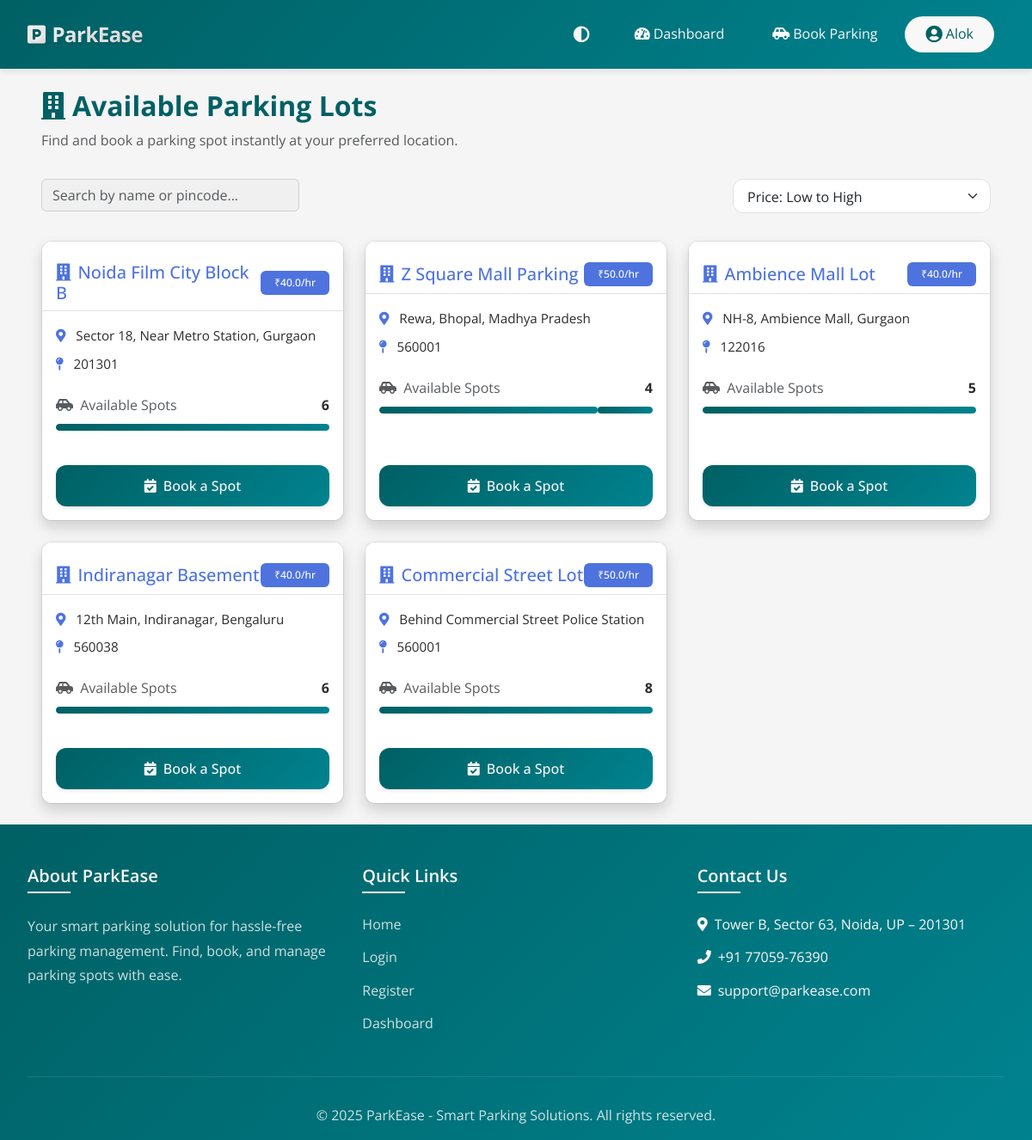
/user/parking_lots (signed in), run on the app's committed database.
### models.py (models this page shows, shortened)
class User(UserMixin, db.Model):
    __tablename__ = 'users'
    id = db.Column(db.Integer, primary_key=True)
    email = db.Column(db.String(120), unique=True, nullable=False)
    password_hash = db.Column(db.String(128))
    name = db.Column(db.String(100), nullable=False)
    address = db.Column(db.String(200), nullable=False)
    pincode = db.Column(db.String(10), nullable=False)
    created_at = db.Column(db.DateTime, default=datetime.utcnow)
    user_type = db.Column(db.String(20), default='user')
    reservations = db.relationship('Reservation', backref='user', lazy=True)

class ParkingLot(db.Model):
    __tablename__ = 'parking_lots'
    id = db.Column(db.Integer, primary_key=True)
    prime_location_name = db.Column(db.String(100), nullable=False)
    price = db.Column(db.Float, nullable=False)  # Price per hour
    address = db.Column(db.String(200), nullable=False)
    pincode = db.Column(db.Integer, nullable=False)
    max_spots = db.Column(db.Integer, nullable=False)
    created_at = db.Column(db.DateTime, default=datetime.utcnow)
    spots = db.relationship('ParkingSpot', backref='parking_lot', lazy=True, cascade='all, delete-orphan')

### routes/user/parking_lots.py (the view)
@user_bp.route('/parking_lots')
@login_required
def user_parking_lots():
    if session.get('user_type') != 'user':
        flash('Access denied', 'danger')
        return redirect(url_for('main.index'))
    parking_lots = ParkingLot.query.all()
    available_spots = {}
    available_spot_ids = {}
    for lot in parking_lots:
        spots = ParkingSpot.query.filter_by(lot_id=lot.id, status='A').all()
        available_spots[lot.id] = len(spots)
        available_spot_ids[lot.id] = [spot.id for spot in spots]
    return render_template('user_parking_lots.html', parking_lots=parking_lots, available_spots=available_spots, available_spot_ids=available_spot_ids)

### templates/user_parking_lots.html (shortened to what this page needs)
{% extends 'base.html' %}
{% block content %}
<div class="container-fluid px-4 px-md-5 py-4">
    <div class="row mb-3">
        <div class="col-12">
            <h2 class="fw-bold mb-2 dark-mode-text parking-lots-heading">
                <i class="fas fa-building me-2"></i>Available Parking Lots
            </h2>
            <p class="text-muted dark-mode-text parking-lots-subtext">Find and book a parking spot instantly at your preferred location.</p>
        </div>
    </div>
    <div class="row g-4" id="parkingLotsContainer">
        {% for lot in parking_lots %}
        <div class="col-12 col-md-6 col-lg-4 parking-lot-card">
            <div class="card bg-white dark-mode-card rounded shadow h-100">
                <div class="card-header bg-white dark-mode-card border-bottom pt-4 pb-2">
                    <div class="d-flex justify-content-between align-items-center">
                        <h5 class="mb-0 text-primary dark-mode-text parking-lot-name">
                            <i class="fas fa-building me-2"></i>{{ lot.prime_location_name }}
                    </h5>
                        <span class="badge bg-primary price-badge">₹{{ lot.price }}/hr</span>
                    </div>
                </div>
                <div class="card-body">
                    <div class="location-details mb-4">
                        <p class="mb-2 dark-mode-text">
                            <i class="fas fa-map-marker-alt text-primary me-2"></i>
                            <span class="location-text">{{ lot.address }}</span>
                        </p>
                        <p class="mb-0 dark-mode-text">
                            <i class="fas fa-map-pin text-primary me-2"></i>
                            <span class="pincode-text">{{ lot.pincode }}</span>
                        </p>
                    </div>
                    <div class="availability-section mb-4">
                        <div class="d-flex justify-content-between align-items-center mb-2">
                            <span class="text-muted dark-mode-text">
                                <i class="fas fa-car-side me-1"></i> Available Spots
                            </span>
                            <span class="fw-bold dark-mode-text">{{ available_spots[lot.id] }}</span>
                        </div>
                        <div class="availability-bar">
                            <div class="progress" style="height: 8px;">
                                {% set total_spots = 5 %}
                                {% set available_percentage = (available_spots[lot.id] / total_spots) * 100 %}
                                {% set unavailable_percentage = 100 - available_percentage %}
                                <div class="progress-bar bg-success" role="progressbar"
                                    style="width: {{ available_percentage }}%"
                                    aria-valuenow="{{ available_spots[lot.id] }}"
                                    aria-valuemin="0"
                                    aria-valuemax="{{ total_spots }}">
                                </div>
                                <div class="progress-bar bg-danger" role="progressbar"
                                    style="width: {{ unavailable_percentage }}%"
                                    aria-valuenow="{{ total_spots - available_spots[lot.id] }}"
                                    aria-valuemin="0"
                                    aria-valuemax="{{ total_spots }}">
                                </div>
                            </div>
                        </div>
                    </div>
                </div>
                <div class="card-footer bg-transparent border-top-0 pt-0 pb-3">
                    {% if available_spots[lot.id] > 0 %}
                    <button type="button" class="btn btn-primary w-100 lot-book-btn"
                        data-lot-id="{{ lot.id }}"
                        data-lot-name="{{ lot.prime_location_name }}"
                        data-address="{{ lot.address }}"
                        data-pincode="{{ lot.pincode }}"
                        data-price="{{ lot.price }}"
                        data-available-spots="{{ available_spots[lot.id] }}"
                        data-spot-ids="{{ available_spot_ids[lot.id]|join(',') }}"
                        data-user-address="{{ current_user.address|default('') }}"
                        data-user-pincode="{{ current_user.pincode|default('') }}">
                        <i class="fas fa-calendar-check me-2"></i>Book a Spot
                    </button>
                    {% else %}
                    <button class="btn btn-secondary w-100" disabled>
                        <i class="fas fa-times-circle me-2"></i>No Available Spots
                    </button>
                    {% endif %}
                </div>
            </div>
        </div>
        {% endfor %}
    </div>
</div>
{% endblock %}

### templates/base.html (shortened to what this page needs)
<!DOCTYPE html>
<html lang="en">
<head>
    <link href="https://cdn.jsdelivr.net/npm/bootstrap@5.3.0-alpha1/dist/css/bootstrap.min.css" rel="stylesheet">
    <link rel="stylesheet" href="https://cdn.jsdelivr.net/npm/bootstrap-icons@1.11.3/font/bootstrap-icons.min.css">
    <link rel="stylesheet" href="https://cdnjs.cloudflare.com/ajax/libs/font-awesome/5.15.4/css/all.min.css">
    <link rel="stylesheet" href="{{ url_for('static', filename='css/style.css') }}">
    <link rel="stylesheet" href="{{ url_for('static', filename='css/admin.css') }}">
</head>
<body>
    <nav class="navbar navbar-expand-lg navbar-dark sticky-top">
        <div class="container">
            <a class="navbar-brand" href="{{ url_for('main.index') }}">
                <i class="fas fa-parking"></i>
                ParkEase
            </a>
            <div class="collapse navbar-collapse" id="navbarNav">
                <ul class="navbar-nav ms-auto align-items-center">
                    <li class="nav-item me-3">
                        <button class="theme-toggle" id="themeToggle" title="Toggle Dark Mode">
                            <i class="fas fa-adjust"></i>
                        </button>
                    </li>
                    {% if current_user.is_authenticated %}
                        {% if session.get('user_type') == 'admin' %}
                            <li class="nav-item">
                                <a class="nav-link px-3" href="{{ url_for('admin.admin_dashboard') }}">
                                    <i class="fas fa-tachometer-alt me-1"></i>Dashboard
                                </a>
                            </li>
                            <li class="nav-item">
                                <a class="nav-link px-3" href="{{ url_for('admin.admin_parking_lots') }}">
                                    <i class="fas fa-map-marked-alt me-1"></i>Parking Lots
                                </a>
                            </li>
                            <li class="nav-item dropdown manage-dropdown">
                                <a class="nav-link px-3 dropdown-toggle" href="#" id="manageDropdown" role="button" data-bs-toggle="dropdown" aria-expanded="false">
                                    <i class="fas fa-cogs me-1"></i>Manage
                                </a>
                                <ul class="dropdown-menu" aria-labelledby="manageDropdown">
                                    <li><a class="dropdown-item" href="{{ url_for('admin.occupied_spots') }}"><i class="fas fa-car me-1"></i>Occupied Spots</a></li>
                                    <li><a class="dropdown-item" href="{{ url_for('admin.admin_users') }}"><i class="fas fa-users me-1"></i>Users</a></li>
                                    <li><a class="dropdown-item" href="{{ url_for('admin.parking_history') }}"><i class="fas fa-history me-1"></i>Parking History</a></li>
                                </ul>
                            </li>
                            <li class="nav-item">
                                <a class="nav-link px-3" href="{{ url_for('main.logout') }}">
                                    <i class="fas fa-sign-out-alt me-1"></i>Logout
                                </a>
                            </li>
                        {% else %}
                            <li class="nav-item">
                                <a class="nav-link px-3" href="{{ url_for('user.user_dashboard') }}">
                                    <i class="fas fa-tachometer-alt me-1"></i>Dashboard
                                </a>
                            </li>
                            <li class="nav-item">
                                <a class="nav-link px-3" href="{{ url_for('user.user_parking_lots') }}" style="color: #fff;">
                                    <i class="fas fa-car-side me-1"></i>Book Parking
                                </a>
                            </li>
                            <li class="nav-item dropdown me-2">
                                <a class="nav-link px-3 dropdown-toggle d-flex align-items-center" href="#" id="userProfileDropdown" role="button" data-bs-toggle="dropdown" aria-expanded="false" style="color: #fff;">
                                    <i class="fas fa-user-circle me-1" style="font-size: 1.25rem;"></i>
                                    <span class="d-none d-md-inline">{{ current_user.name.split(' ')[0] }}</span>
                                </a>
                            </li>
                        {% endif %}
                    {% endif %}
                </ul>
            </div>
        </div>
    </nav>
    <div class="main-content">
        {% block content %}{% endblock %}
    </div>
    <footer class="footer">
        <div class="container">
            <div class="footer-content">
                <div class="footer-section">
                    <h5>About ParkEase</h5>
                    <p>Your smart parking solution for hassle-free parking management. Find, book, and manage parking spots with ease.</p>
                </div>
                <div class="footer-section">
                    <h5>Quick Links</h5>
                    <ul>
                        <li><a href="{{ url_for('main.index') }}">Home</a></li>
                        <li><a href="{{ url_for('main.login') }}">Login</a></li>
                        <li><a href="{{ url_for('main.register') }}">Register</a></li>
                        {% if current_user.is_authenticated %}
                            <li><a href="{{ url_for('user.user_dashboard' if session.get('user_type') == 'user' else 'admin.admin_dashboard') }}">Dashboard</a></li>
                        {% endif %}
                    </ul>
                </div>
                <div class="footer-section">
                    <h5>Contact Us</h5>
                    <ul>
                        <li><i class="fas fa-map-marker-alt me-2"></i>Tower B, Sector 63, Noida, UP – 201301</li>
                        <li><i class="fas fa-phone me-2"></i>+91 77059-76390</li>
                        <li><i class="fas fa-envelope me-2"></i>support@parkease.com</li>
                    </ul>
                </div>
            </div>
            <div class="copyright">
                <p class="mb-0">&copy; 2025 ParkEase - Smart Parking Solutions. All rights reserved.</p>
            </div>
        </div>
    </footer>
</body>
</html>

### data on the page
User: name "Alok"
ParkingLot: prime_location_name "Noida Film City Block B", price "40.0", address "Sector 18, Near Metro Station, Gurgaon", pincode "201301", max_spots "6", {{ available_percentage }} 120.0 (drawn)
ParkingLot: prime_location_name "Z Square Mall Parking", price "50.0", address "Rewa, Bhopal, Madhya Pradesh", pincode "560001", available_spots "4", {{ available_percentage }} 80.0 (drawn), {{ unavailable_percentage }} 20.0 (drawn)
ParkingLot: prime_location_name "Ambience Mall Lot", price "40.0", address "NH-8, Ambience Mall, Gurgaon", pincode "122016", id "5"
ParkingLot: prime_location_name "Indiranagar Basement", price "40.0", address "12th Main, Indiranagar, Bengaluru", pincode "560038", id "6"
ParkingLot: prime_location_name "Commercial Street Lot", price "50.0", address "Behind Commercial Street Police Station", pincode "560001", max_spots "8", {{ available_percentage }} 160.0 (drawn)
